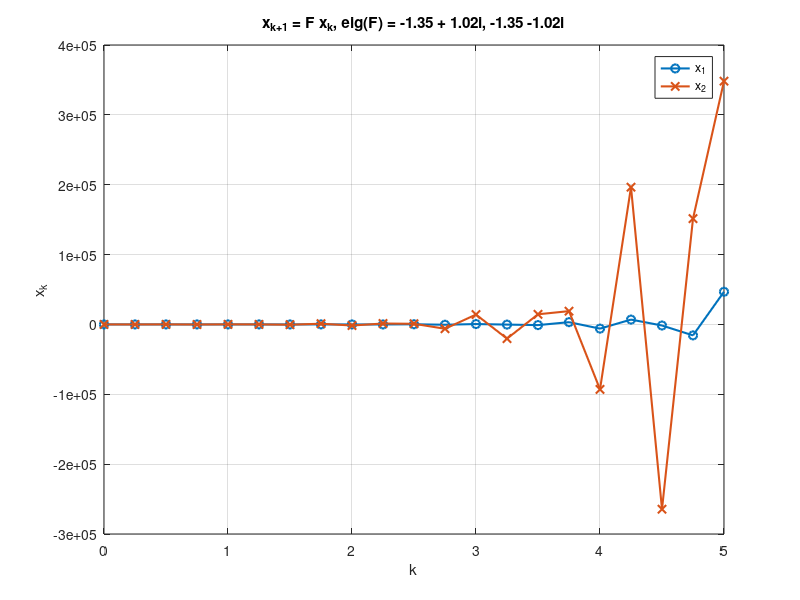

MATLAB code for this plot:
T=0.25;
A=[1 T; 0 1];
B=[T^2/2;T];
K=[105.0064 5.6742] % k1 k2

F=A-B*K

eigF = eig(F)

x0 = [1; 0];
N = 20;

x = zeros(length(x0), N+1);
x(:,1) = x0;

for k = 1:N
    x(:,k+1) = F * x(:,k);
end

time = (0:N)*T;

plot(time, x(1,:), '-o', 'LineWidth', 1.5); hold on;
plot(time, x(2,:), '-x', 'LineWidth', 1.5);
xlabel('k');
ylabel('x_k');
legend('x_1','x_2');

% title(sprintf('x_{k+1} = F x_k, eig(F) = {%0.2f, %0.2f}', eigF(1), eigF(2)));
title(sprintf('x_{k+1} = F x_k, eig(F) = {%0.2f + %0.2fi, %0.2f %0.2fi}', ...
    real(eigF(1)), imag(eigF(1)), real(eigF(2)), imag(eigF(2))));
grid on;